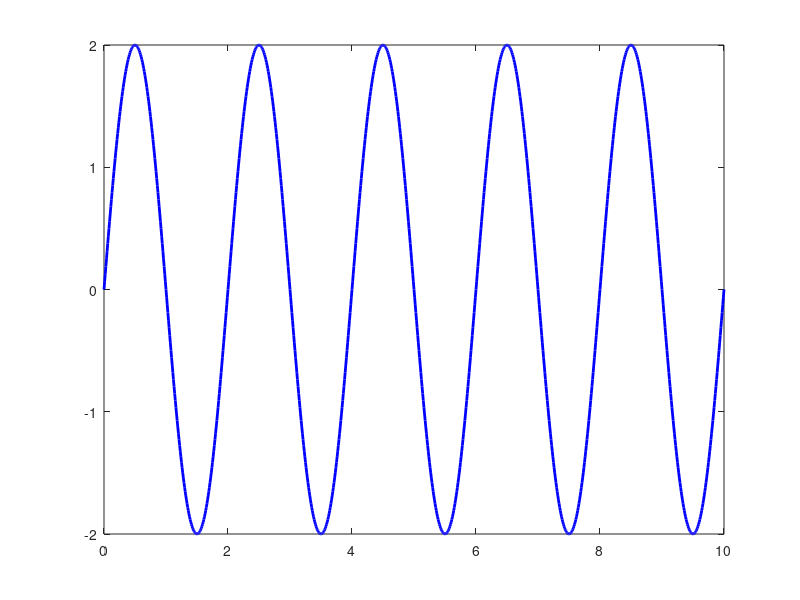

MATLAB code for this plot: (Note: this script raises an error after producing the figure.)
close all;
% Parameter settings
A = 2;          % Amplitude (N·m)
f = 0.5;        % Frequency (Hz)
t = 0:0.01:10;  % Time range: 0~10 seconds, step size 0.01 seconds

% Calculate sinusoidal disturbance
tau = A * sin(2 * pi * f * t);

% Plot
figure;
plot(t, tau, 'b-', 'LineWidth', 2);   % Blue solid line, line width 2
hold on;
yline(0, 'k--');                      % Add black dashed line for zero reference
xlabel('Time t (s)');
ylabel('Disturbance Torque \tau(t) (N·m)');
title('Sinusoidal Disturbance Waveform: \tau(t) = A \cdot \sin(2\pi f t)');
legend('Disturbance Torque', 'Zero Reference Line', 'Location', 'southeast');
grid on;
axis([0 10 -A*1.2 A*1.2]);            % Set axis limits